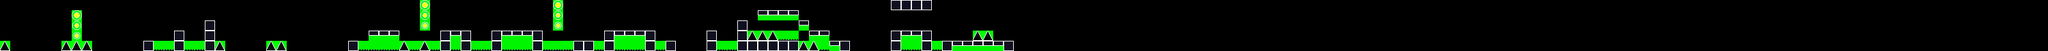

A 2D game scene composited from a Tiled map and its tileset images. What follows is a short description and the map's XML, with every tile layer's data as written:
An orthogonal 200x5 tile map with 16x16 px tiles, 1 tile layer (Tile Layer 1).

<map version="1.10" tiledversion="1.10.1" orientation="orthogonal" renderorder="right-down" width="200" height="5" tilewidth="16" tileheight="16" infinite="0" nextlayerid="2" nextobjectid="1">
 <tileset firstgid="1" source="Geometry Dash.tsx" />
 <layer id="1" name="Tile Layer 1" width="200" height="5">
  <data encoding="csv">
0,0,0,0,0,0,0,0,0,0,0,0,0,0,0,0,0,0,0,0,0,0,0,0,0,0,0,0,0,0,0,0,0,0,0,0,0,0,0,0,0,0,0,0,0,0,0,0,0,0,0,0,0,0,0,0,0,0,0,0,0,0,0,0,0,0,0,0,0,0,0,0,0,0,0,0,0,0,0,0,0,0,0,0,0,0,0,1,1,1,1,0,0,0,0,0,0,0,0,0,0,0,0,0,0,0,0,0,0,0,0,0,0,0,0,0,0,0,0,0,0,0,0,0,0,0,0,0,0,0,0,0,0,0,0,0,0,0,0,0,0,0,0,0,0,0,0,0,0,0,0,0,0,0,0,0,0,0,0,0,0,0,0,0,0,0,0,0,0,0,0,0,0,0,0,0,0,0,0,0,0,0,0,0,0,0,0,0,0,0,0,0,0,0,0,0,0,0,0,0,
0,0,0,0,0,0,0,0,0,0,0,0,0,0,0,0,0,0,0,0,0,0,0,0,0,0,0,0,0,0,0,0,0,0,0,0,0,0,0,0,0,0,0,0,0,0,0,0,0,0,0,0,0,0,0,0,0,0,0,0,0,0,0,0,0,0,0,0,0,0,0,0,0,0,3,3,3,3,0,0,0,0,0,0,0,0,0,0,0,0,0,0,0,0,0,0,0,0,0,0,0,0,0,0,0,0,0,0,0,0,0,0,0,0,0,0,0,0,0,0,0,0,0,0,0,0,0,0,0,0,0,0,0,0,0,0,0,0,0,0,0,0,0,0,0,0,0,0,0,0,0,0,0,0,0,0,0,0,0,0,0,0,0,0,0,0,0,0,0,0,0,0,0,0,0,0,0,0,0,0,0,0,0,0,0,0,0,0,0,0,0,0,0,0,0,0,0,0,0,0,
0,0,0,0,0,0,0,0,0,0,0,0,0,0,0,0,0,0,0,0,1,0,0,0,0,0,0,0,0,0,0,0,0,0,0,0,0,0,0,0,0,5,0,0,0,0,0,0,0,0,0,0,0,0,5,0,0,0,0,0,0,0,0,0,0,0,0,0,0,0,0,0,1,0,0,0,0,0,3,0,0,0,0,0,0,0,0,0,0,0,0,0,0,0,0,0,0,0,0,0,0,0,0,0,0,0,0,0,0,0,0,0,0,0,0,0,0,0,0,0,0,0,0,0,0,0,0,0,0,0,0,0,0,0,0,0,0,0,0,0,0,0,0,0,0,0,0,0,0,0,0,0,0,0,0,0,0,0,0,0,0,0,0,0,0,0,0,0,0,0,0,0,0,0,0,0,0,0,0,0,0,0,0,0,0,0,0,0,0,0,0,0,0,0,0,0,0,0,0,0,
0,0,0,0,0,0,0,5,0,0,0,0,0,0,0,0,0,1,0,0,1,0,0,0,0,0,0,0,0,0,0,0,0,0,0,0,3,3,3,0,0,0,0,1,3,1,0,0,1,3,3,3,1,0,0,0,0,0,0,1,3,3,3,1,0,0,0,0,0,1,0,0,1,2,2,2,4,4,0,3,3,0,0,0,0,0,0,1,3,3,1,0,0,0,0,2,2,0,0,0,0,0,0,0,0,0,0,0,0,0,0,0,0,0,0,0,0,0,0,0,0,0,0,0,0,0,0,0,0,0,0,0,0,0,0,0,0,0,0,0,0,0,0,0,0,0,0,0,0,0,0,0,0,0,0,0,0,0,0,0,0,0,0,0,0,0,0,0,0,0,0,0,0,0,0,0,0,0,0,0,0,0,0,0,0,0,0,0,0,0,0,0,0,0,0,0,0,0,0,0,
2,0,0,0,0,0,2,2,2,0,0,0,0,0,1,4,4,1,4,4,1,2,0,0,0,0,2,2,0,0,0,0,0,0,1,4,4,4,4,2,4,2,4,1,4,1,4,4,1,4,4,4,1,4,4,4,1,1,4,1,4,4,4,1,4,1,0,0,0,1,4,4,1,1,1,1,1,1,2,2,4,3,1,0,0,0,0,1,4,4,1,4,1,3,3,3,3,3,1,0,0,0,0,0,0,0,0,0,0,0,0,0,0,0,0,0,0,0,0,0,0,0,0,0,0,0,0,0,0,0,0,0,0,0,0,0,0,0,0,0,0,0,0,0,0,0,0,0,0,0,0,0,0,0,0,0,0,0,0,0,0,0,0,0,0,0,0,0,0,0,0,0,0,0,0,0,0,0,0,0,0,0,0,0,0,0,0,0,0,0,0,0,0,0,0,0,0,0,0,0
</data>
 </layer>
</map>